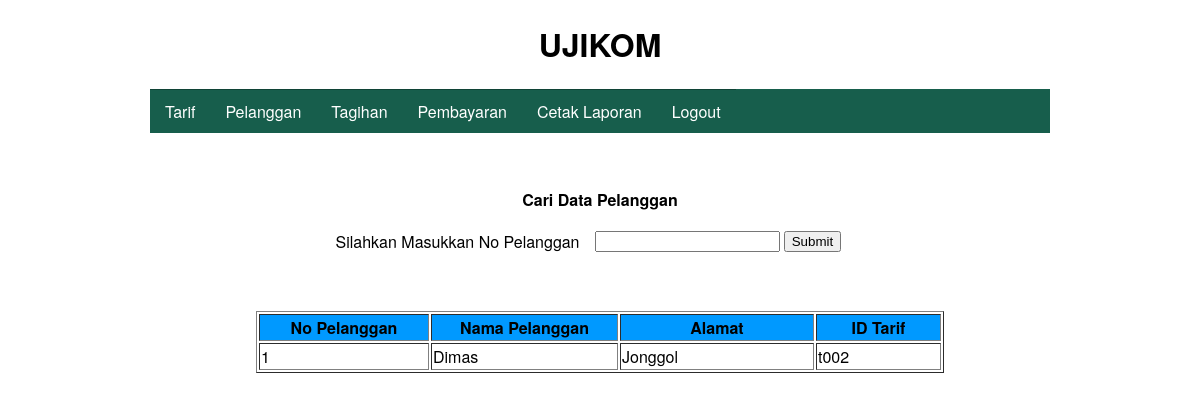
Screenshot of /c_pelanggan.php?cari=1 with the database file from the repository.
### tables this page shows
CREATE TABLE `pelanggan` (
  `no_pelanggan` varchar(50) NOT NULL,
  `nama_pelanggan` varchar(30) NOT NULL,
  `alamat_pelanggan` text NOT NULL,
  `id_tarif` varchar(10) NOT NULL
);

### c_pelanggan.php (the view, shortened to what this page needs)
<?php require_once('Connections/koneksi.php'); ?>
<?php
$maxRows_pelanggan = 10;
$pageNum_pelanggan = 0;
$startRow_pelanggan = $pageNum_pelanggan * $maxRows_pelanggan;
$colname_pelanggan = "-1";
if (isset($_GET['cari'])) {
  $colname_pelanggan = (get_magic_quotes_gpc()) ? $_GET['cari'] : addslashes($_GET['cari']);
}
$query_pelanggan = sprintf("SELECT * FROM pelanggan WHERE no_pelanggan LIKE '%%%s%%' ORDER BY no_pelanggan ASC", $colname_pelanggan);
$query_limit_pelanggan = sprintf("%s LIMIT %d, %d", $query_pelanggan, $startRow_pelanggan, $maxRows_pelanggan);
$pelanggan = mysql_query($query_limit_pelanggan, $koneksi) or die(mysql_error());
$row_pelanggan = mysql_fetch_assoc($pelanggan);
if (isset($_GET['totalRows_pelanggan'])) {
  $totalRows_pelanggan = $_GET['totalRows_pelanggan'];
} else {
  $all_pelanggan = mysql_query($query_pelanggan);
  $totalRows_pelanggan = mysql_num_rows($all_pelanggan);
}
?><!DOCTYPE html PUBLIC "-//W3C//DTD XHTML 1.0 Transitional//EN" "http://www.w3.org/TR/xhtml1/DTD/xhtml1-transitional.dtd">
<html xmlns="http://www.w3.org/1999/xhtml">
<head>
<link rel="stylesheet" type="text/css" href="style.css">
</head>
<body>
<center>
	<h1>UJIKOM</h1>
</center>
<div class="container">
<ul class="nav">
	<li  class="test">
		<a href="#">Tarif</a>
	</li>
	<li  class="test">
		<a href="#">Pelanggan</a>
	</li>
	<li  class="test">
		<a href="#">Tagihan</a>
	</li>
	<li  class="test">
		<a href="#">Pembayaran</a>
	</li>
	<li  class="test">
		<a href="#">Cetak Laporan </a>
	</li>
	<li  class="test">
		<a href="logout.php">Logout</a>
	</li>
	</ul>
</div>
<p>&nbsp;</p>
<p align="center"><strong>Cari Data Pelanggan </strong></p>
<form id="form1" name="form1" method="get" action="">
  <div align="center">
    <table width="535" border="0" align="center">
      <tr>
        <td width="257">Silahkan Masukkan No Pelanggan </td>
        <td width="183"><label>
          <input name="cari" type="text" id="cari" />
        </label></td>
        <td width="81"><label>
          <input type="submit" name="Submit" value="Submit" />
        </label></td>
      </tr>
    </table>
  </div>
</form>
<p align="center">&nbsp;</p>
<div align="center">
  <?php if ($totalRows_pelanggan > 0) {  ?>
    <table border="1">
      <tr>
        <td width="166" bgcolor="#0099FF"><div align="center"><strong>No Pelanggan </strong></div></td>
        <td width="183" bgcolor="#0099FF"><div align="center"><strong>Nama Pelanggan </strong></div></td>
        <td width="190" bgcolor="#0099FF"><div align="center"><strong>Alamat</strong></div></td>
        <td width="121" bgcolor="#0099FF"><div align="center"><strong>ID Tarif </strong></div></td>
      </tr>
      <?php do { ?>
        <tr>
          <td><?php echo $row_pelanggan['no_pelanggan']; ?></td>
          <td><?php echo $row_pelanggan['nama_pelanggan']; ?></td>
          <td><?php echo $row_pelanggan['alamat_pelanggan']; ?></td>
          <td><?php echo $row_pelanggan['id_tarif']; ?></td>
        </tr>
        <?php } while ($row_pelanggan = mysql_fetch_assoc($pelanggan)); ?>
      </table>
    <?php }  ?>
</div>
</body>
</html>

### style.css (style rules this page uses)
body, nav, ul, li, a { margin: 0; padding: 0; }
body { font-family: "Helvetica Neue", Helvetica, Arial, sans-serif; }
a { text-decoration: none; }
.container { width: 90%; max-width: 900px; margin: 10px auto; }
.nav { list-style: none; *zoom: 1; background:#175e4c; }
.nav:before, .nav:after { content: " "; display: table; }
.nav:after { clear: both; }
.nav a { padding: 10px 15px; color:#fff; }
.nav li { position: relative; }
.nav > li { float: left; border-top: 1px solid #104336; }
.nav > li > .parent { background-image: url("images/downArrow.png"); background-repeat: no-repeat; background-position: right; }
.nav > li > a { display: block; }

### rows the page displays
pelanggan: no_pelanggan "1", nama_pelanggan "Dimas", alamat_pelanggan "Jonggol", id_tarif "t002"
